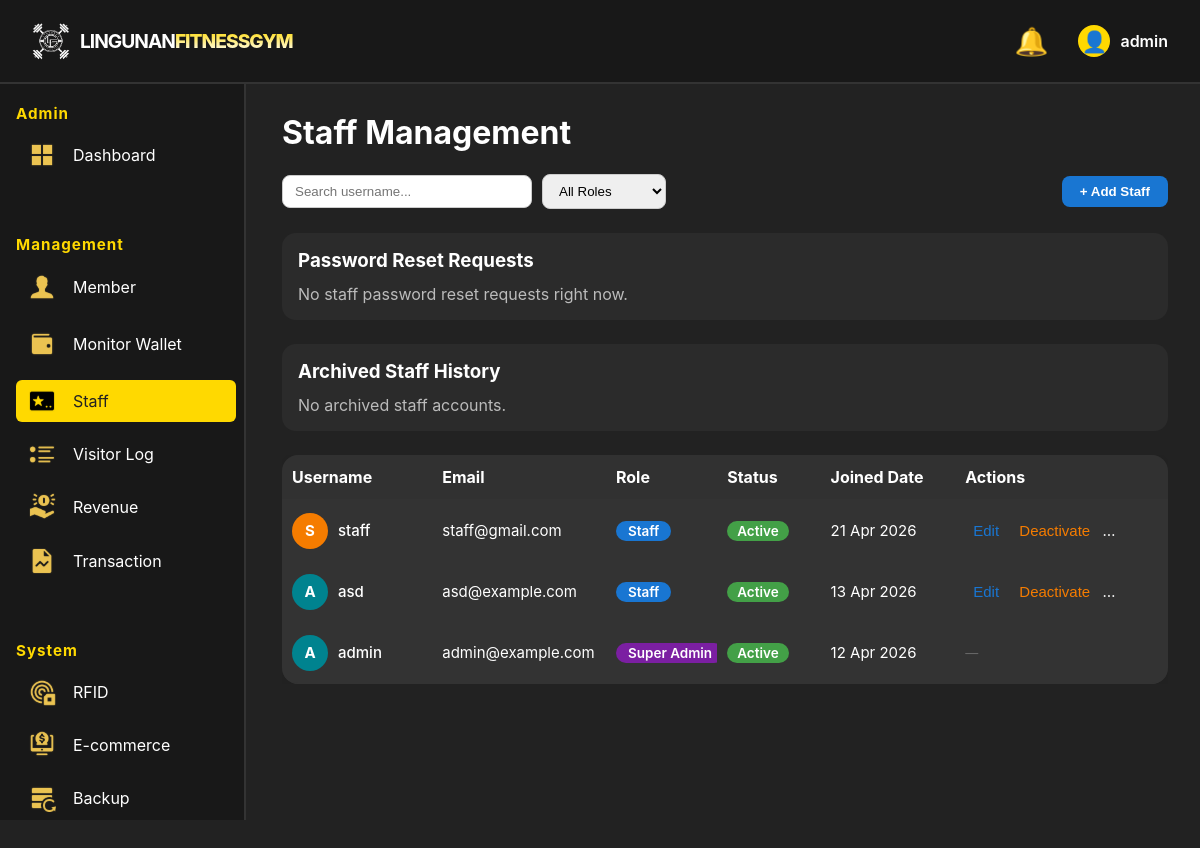
Screenshot of /public/client/admin/management/staff.php (signed in) with the database file from the repository.
### tables this page shows
CREATE TABLE `users` (
  `id` int(10) UNSIGNED NOT NULL,
  `username` varchar(50) NOT NULL,
  `password` varchar(255) NOT NULL,
  `email` varchar(100) NOT NULL,
  `role` enum('super_admin','staff') DEFAULT 'staff',
  `created_at` timestamp NOT NULL DEFAULT current_timestamp(),
  `status` varchar(10) NOT NULL DEFAULT 'active'
);

### public/client/admin/management/staff.php (the view, shortened to what this page needs)
<?php
include '../../../../component/admin_header.php';
include '../../../../component/admin_sidebar.php';
?>
<!DOCTYPE html>
<html lang="en">
<head>
    <link href="../../../../assets/css/toastednotif.css" rel="stylesheet">
    <link href="../../../../assets/css/admin_header.css" rel="stylesheet">
    <link href="../../../../assets/css/admin_sidebar.css" rel="stylesheet">
    <link href="../../../../assets/css/admin.css" rel="stylesheet">
</head>
<body>
    <div class="Member-content">
        <h1>Staff Management</h1>
        <?php
        require_once '../../../../app/config/connection.php';
        try { $pdo->exec("ALTER TABLE users ADD COLUMN status VARCHAR(10) NOT NULL DEFAULT 'active'"); } catch (Exception $e) {}
        try { $pdo->exec("CREATE TABLE IF NOT EXISTS staff_archive (
            id INT AUTO_INCREMENT PRIMARY KEY,
            user_id INT NOT NULL,
            username VARCHAR(100) NOT NULL,
            email VARCHAR(255) DEFAULT NULL,
            role VARCHAR(50) NOT NULL,
            archived_at DATETIME DEFAULT CURRENT_TIMESTAMP,
            archived_by VARCHAR(100) DEFAULT NULL,
            reason VARCHAR(255) DEFAULT 'archived'
        )"); } catch (Exception $e) {}
        try      {
            $query  = "SELECT * FROM users WHERE 1";
            $params = [];
            $query .= " ORDER BY created_at DESC";
            $stmt = $pdo->prepare($query);
            $stmt->execute($params);
            $staffList = $stmt->fetchAll();
            $reqStmt = $pdo->query("SELECT * FROM password_reset_requests ORDER BY created_at DESC");
            $resetRequests = $reqStmt->fetchAll();
            $archiveStmt = $pdo->query("SELECT * FROM staff_archive ORDER BY archived_at DESC");
            $archiveList = $archiveStmt->fetchAll();
        } catch (Exception $e) {
            echo '<div style="color:red">Error: ' . htmlspecialchars($e->getMessage()) . '</div>';
            $staffList = [];
            $resetRequests = [];
            $archiveList = [];
        }
        ?>
        <div style="margin-bottom:15px; display:flex; gap:10px; flex-wrap:wrap; align-items:center;">
            <input type="text" id="searchUsername" placeholder="Search username..."
                style="padding:8px 12px; border-radius:8px; border:1px solid #ccc; width:250px;">
            <select id="roleFilter" style="padding:8px 12px; border-radius:8px; border:1px solid #ccc;">
                <option value="">All Roles</option>
            </select>
            <div style="margin-left:auto;">
                <button type="button" id="addStaffBtn"
                    style="padding:8px 18px; border-radius:8px; border:none; background:#1976d2; color:#fff; font-weight:600; cursor:pointer;">
                    + Add Staff
                </button>
            </div>
        </div>
        <div style="margin-top:24px; background:#2b2b2b; padding:16px; border-radius:14px;">
            <h3 style="margin:0 0 12px; color:#fff;">Password Reset Requests</h3>
            <?php if (empty($resetRequests)): ?>
                <p style="margin:0; color:#bbb;">No staff password reset requests right now.</p>
            <?php endif; ?>
        </div>
        <div style="margin-top:24px; background:#2b2b2b; padding:16px; border-radius:14px;">
            <h3 style="margin:0 0 12px; color:#fff;">Archived Staff History</h3>
            <?php if (empty($archiveList)): ?>
                <p style="margin:0; color:#bbb;">No archived staff accounts.</p>
            <?php endif; ?>
        </div>
        <div class="table-wrapper" style="margin-top:24px;">
            <table class="admin-table" style="width:100%; background:#333;">
                <thead>
                    <tr>
                        <th>Username</th>
                        <th>Email</th>
                        <th>Role</th>
                        <th>Status</th>
                        <th>Joined Date</th>
                        <th>Actions</th>
                    </tr>
                </thead>
                <tbody>
                <?php if (empty($staffList)): ?>
                    <tr><td colspan="6" style="text-align:center;">No staff found.</td></tr>
                <?php else: ?>
                    <?php foreach ($staffList as $staff): ?>
                        <?php
                            $avatarColors = ['#1976d2','#e53935','#388e3c','#f57c00','#7b1fa2','#00838f','#c62828','#2e7d32','#1565c0','#6a1b9a'];
                            $firstLetter  = strtoupper(substr($staff['username'], 0, 1)) ?: '?';
                            $avatarColor  = $avatarColors[ord($firstLetter) % count($avatarColors)];
                            $roleBadge    = match($staff['role']) {
                                'super_admin' => '<span class="badge-status badge-super_admin">Super Admin</span>',
                                'admin'       => '<span class="badge-status badge-admin">Admin</span>',
                                default       => '<span class="badge-status badge-staff">Staff</span>',
                            };
                            $joined = $staff['created_at'] ? date('d M Y', strtotime($staff['created_at'])) : '-';
                        ?>
                        <tr>
                            <td data-label="Username">
                                <div class="user-cell">
                                    <div class="user-avatar" style="background:<?= $avatarColor ?>"><?= htmlspecialchars($firstLetter) ?></div>
                                    <span class="user-name-text"><?= htmlspecialchars($staff['username']) ?></span>
                                </div>
                            </td>
                            <td data-label="Email"><?= htmlspecialchars($staff['email']) ?></td>
                            <td data-label="Role"><?= $roleBadge ?></td>
                            <td data-label="Status">
                                <?php $staffStatus = $staff['status'] ?? 'active'; ?>
                                <?php if ($staffStatus === 'active'): ?>
                                    <span class="badge-active-status">Active</span>
                                <?php else: ?>
                                    <span class="badge-inactive-status">Inactive</span>
                                <?php endif; ?>
                            </td>
                            <td data-label="Joined Date"><?= htmlspecialchars($joined) ?></td>
                            <td data-label="Actions">
                                <?php if ($staff['role'] !== 'super_admin'): ?>
                                    <button type="button" class="action-btn"
                                        data-id="<?= $staff['id'] ?>"
                                        data-username="<?= htmlspecialchars($staff['username'], ENT_QUOTES) ?>"
                                        data-email="<?= htmlspecialchars($staff['email'] ?? '', ENT_QUOTES) ?>"
                                        data-role="<?= htmlspecialchars($staff['role'], ENT_QUOTES) ?>"
                                        onclick="openEditModal(this)">Edit</button>
                                    <form method="post" action="" style="display:inline">
                                        <button type="submit" class="action-btn deactivate">
                                            <?= ($staff['status'] ?? 'active') === 'active' ? 'Deactivate' : 'Activate' ?>
                                        </button>
                                    </form>
                                    <form method="post" action="" style="display:inline" onsubmit="return confirm('Archive this staff member?');">
                                        <button type="submit" class="action-btn delete">Archive</button>
                                    </form>
                                <?php else: ?>
                                    <span style="color:#666; font-size:13px;">—</span>
                                <?php endif; ?>
                            </td>
                        </tr>
                    <?php endforeach; ?>
                <?php endif; ?>
                </tbody>
            </table>
        </div>
    </div>
</body>
</html>

### assets/css/admin.css (style rules this page uses)
body { margin: 0; font-family: 'Inter', sans-serif; background: #222; color: #fff; }

### public/client/admin/management/staff.php (style rules this page uses)
.Member-content { margin-left: 250px; margin-top: 60px; padding: 2rem; min-height: calc(100vh - 60px); background: #222; }
.admin-table { border-collapse: separate; border-spacing: 0; width: 100%; background: rgba(0,0,0,0.04); font-family: 'Inter', Arial, sans-serif; box-shadow: 0 2px 8px rgba(0,0,0,0.04); border-radius: 16px; overflow: hidden; table-layout: fixed; }
.admin-table thead th:first-child { border-top-left-radius: 16px; }
.admin-table thead th:last-child { border-top-right-radius: 16px; }
.admin-table tbody tr:last-child td:first-child { border-bottom-left-radius: 16px; }
.admin-table tbody tr:last-child td:last-child { border-bottom-right-radius: 16px; }
.admin-table th, .admin-table td { padding: 12px 10px; text-align: left; overflow: hidden; white-space: nowrap; text-overflow: ellipsis; }
.admin-table th { background: rgba(0,0,0,0.04); font-weight: 700; color: #fff; border-bottom: 2px solid #333; }
.admin-table tr { transition: background 0.2s; }
.admin-table td { border-bottom: 1px solid #333; font-size: 15px; }
.badge-status { display: inline-block; padding: 2px 12px; border-radius: 12px; font-size: 90%; font-weight: 600; color: #fff; }
.badge-staff { background: #1976d2; }
.badge-super_admin { background: #7b1fa2; }
.action-btn { background: none; border: none; color: #1976d2; cursor: pointer; padding: 0 8px; font-size: 15px; transition: color 0.2s; }
.action-btn.delete { color: #d32f2f; }
.admin-table th:nth-child(1) { width: 17%; }
.admin-table th:nth-child(2) { width: 20%; }
.admin-table th:nth-child(3) { width: 12%; }
.admin-table th:nth-child(4) { width: 11%; }
.admin-table th:nth-child(5) { width: 15%; }
.admin-table th:nth-child(6) { width: 25%; }
.badge-active-status { display:inline-block; padding:2px 10px; border-radius:12px; font-size:90%; font-weight:600; color:#fff; background:#43a047; }
.action-btn.deactivate { color: #f57c00; }
.table-wrapper { overflow-x: auto; width: 100%; }
.user-cell { display: flex; align-items: center; gap: 10px; }
.user-avatar { width: 36px; height: 36px; border-radius: 50%; display: flex; align-items: center; justify-content: center; font-size: 15px; font-weight: 700; color: #fff; flex-shrink: 0; text-transform: uppercase; }
.user-name-text { font-weight: 500; color: #fff; }

### rows the page displays
users: username "S", username "staff", email "staff@gmail.com", role "Staff", status "Active", created_at "21 Apr 2026"
users: username "A", username "asd", email "asd@example.com", role "Staff", status "Active", created_at "13 Apr 2026"
users: username "A", username "admin", email "admin@example.com", role "Super Ad…", status "Active", created_at "12 Apr 2026"

### other values shown
$_displayName "admin"
